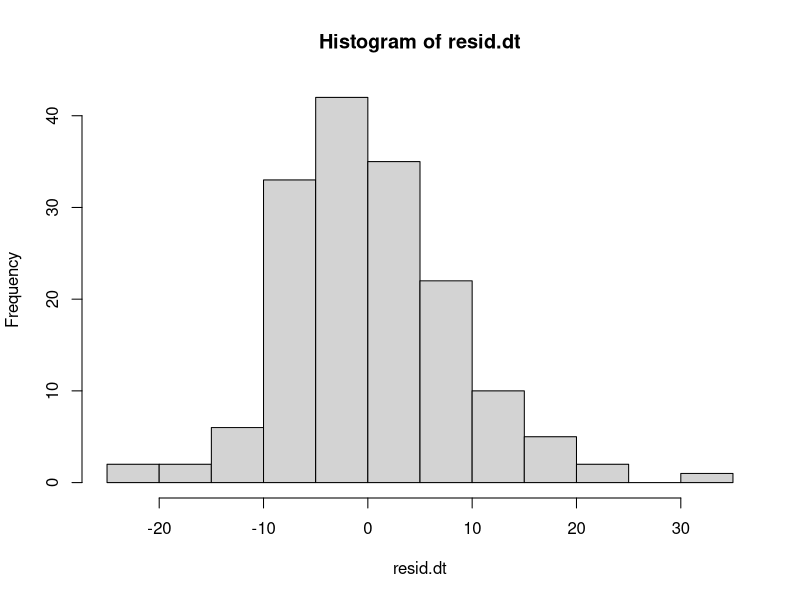
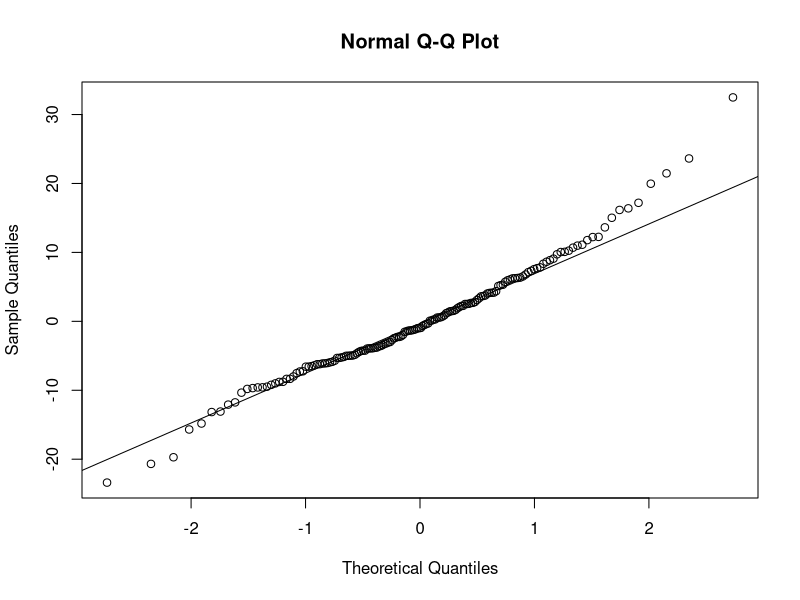
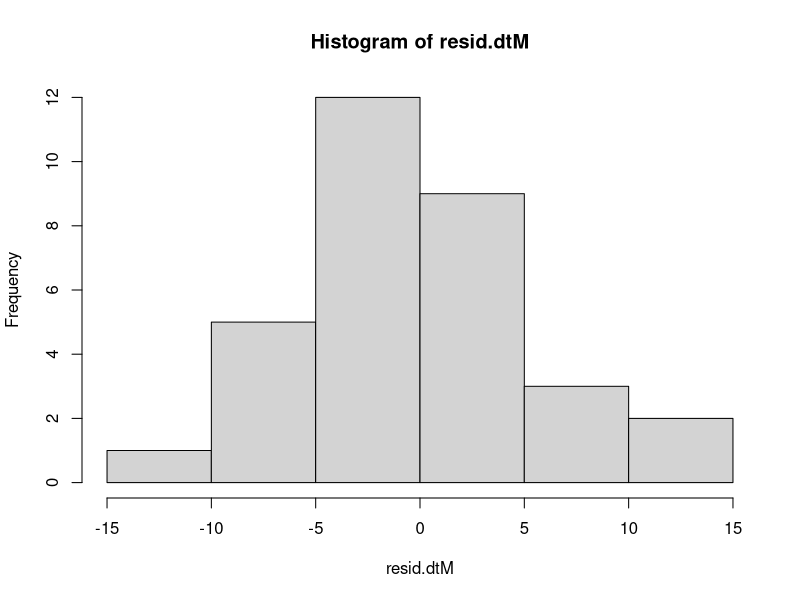
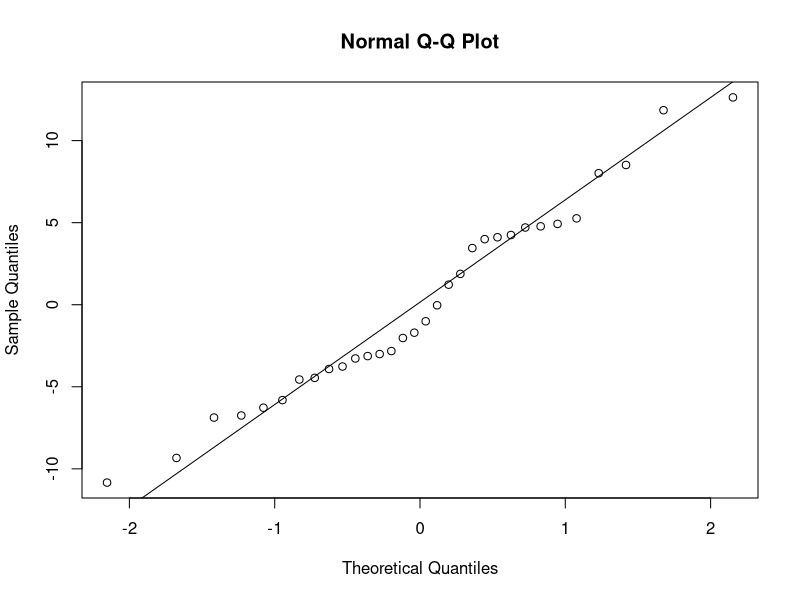
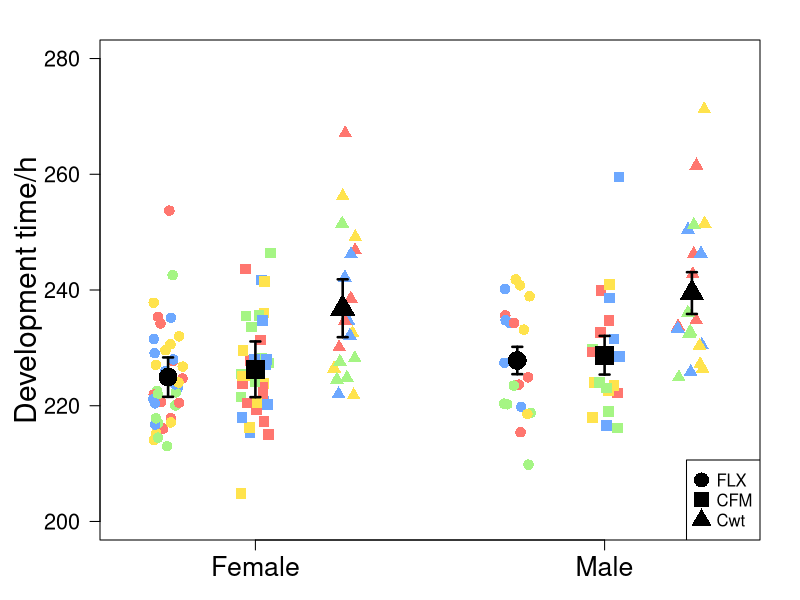
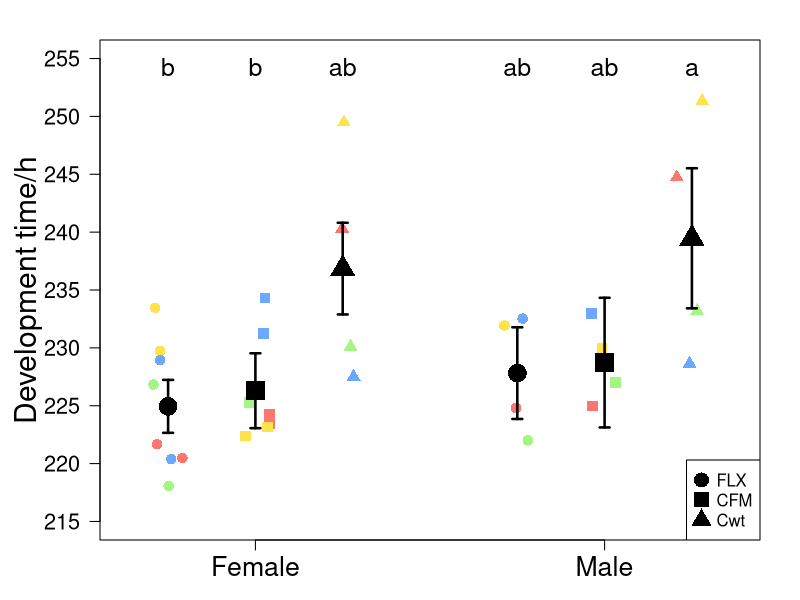

Write the R code that produced these figures, in order.
################################################################################################
################################# DEVELOPMENT TIME GENERATION 43 ###############################
################################################################################################

#Set working directory
setwd("~/Google Drev/Work/PhD/Drosophila/FLX/1.FLX/R/DevelopmentAssay")

#Set up environment
library(car)
library(emmeans)
library(Hmisc)
library(lme4)
library(lmerTest)

#Read in csv file with data
DT.data <- read.table(file = "DevelopmentTimeG43.csv", h = T, sep = ",")
DTM.data <- read.table(file = "DevelopmentTimeG43mean.csv", h = T, sep = ",")


##########################################  STATISTIC  #########################################


##############################
####THE MODEL FOR ALL DATA####
##############################


### FEMALE TYPE ###

### T-TEST ###
#First test if the types are significant different within FLX & CFM
FLXdt <- subset(DT.data, regime == "aFLX" & sex == "f")
CFMdt <- subset(DT.data, regime == "bCFM" & sex == "f")

#Do a t-test for FLX
t.test(FLXdt$dev_time ~ FLXdt$type)
#FLX 2X and 1X are not significant different: P = 0.6636

#Do a t-test for CFM
t.test(CFMdt$dev_time ~ CFMdt$type)
#CFM 2X and 1X are not significant different: P = 0.9617

##2X and 1X can be tested together


### LINEAT MODEL ###

#Linear mixed model testing if regime has a significant effect on development time
model.dt <- lmer(dev_time ~ regime * sex + (1|regime:rep_population), data = DT.data)
#ANOVA
anova(model.dt, test = "F")
#Regime is not significant, P = 0.06846
#Sex is not, P = 0.06844
#And the interaction is not, P = 0.99116 


#Homogeneity of variances
leveneTest(DT.data$dev_time ~ DT.data$regime * DT.data$sex)
#Not significant, assumption of homogeneity of variances is met


#Test the model by looking at the residuls
resid.dt <- residuals(model.dt)
hist(resid.dt)
shapiro.test(resid.dt)
qqnorm(resid.dt)
qqline(resid.dt)
#The residuls are more or less normally distrubuted, meaning that the model is valid 



###################################
####THE MODEL FOR THE MEAN DATA####
###################################


### FEMALE TYPE ###

### T-TEST ###
#First test if the types are significant different within FLX & CFM
FLXdtM <- subset(DTM.data, regime == "aFLX" & sex == "f")
CFMdtM <- subset(DTM.data, regime == "bCFM" & sex == "f")

#Do a t-test for FLX
t.test(FLXdtM$dev_time ~ FLXdtM$type)
#FLX 2X and 1X are not significant different: P = 0.7891

#Do a t-test for CFM
t.test(CFMdtM$dev_time ~ CFMdtM$type)
#CFM 2X and 1X are not significant different: P = 0.9689

##2X and 1X can be tested together


### LINEAT MODEL ###

#Linear mixed model testing if regime has a significant effect on development time
model.dtM <- lm(dev_time ~ regime * sex, data = DTM.data)
#ANOVA
anova(model.dtM, test = "F")
#Regime is significant, P = 0.0006584
#But sex is not, P = 0.2789451
#And the interaction is not, P = 0.9968467

#Homogeneity of variances
leveneTest(DTM.data$dev_time ~ DTM.data$regime * DTM.data$sex)
#Significant, assumption of homogeneity of variances is not met


#Test the model by looking at the residuls
resid.dtM <- residuals(model.dtM)
hist(resid.dtM)
shapiro.test(resid.dtM)
qqnorm(resid.dtM)
qqline(resid.dtM)
#The residuls are more or less normally distrubuted, meaning that the model is valid 


#Use emmeans to test if any of regimes are significant different from each other
emmeans(model.dtM, pairwise ~ regime * sex)
#FLX and CFM females are significant from Cwt males


#########################################  PLOT DATA  #########################################


#Colours
RP1 <- "#ff766f"
RP2 <- "#ffe34d"
RP3 <- "#6da8ff"
RP4 <- "#a5f584"


### PLOT ALL DATA ###

#Add fitted values
DT.data$fitted <- fitted(model.dt)

#Caluclate mean
DT.M <- aggregate(fitted ~ regime + sex, mean, data = DT.data)
#SE
DT.SE <- (summary(model.dt)$coefficients[,2])


## The plot
pdf("DevelopmentTimeG43.pdf", 7, 7)
par(mar = c(3, 5, 2, 2))
#First make the plot
plot(NULL, xlim = c(0.2, 3), xlab = "", xaxt = "n", ylim = c(200, 280), ylab = "Development time/h",
     cex.lab = 1.8, cex.axis = 1.3, las = 1)
#Add points
points(jitter(rep(0.4, 40), -0.07, 0.07), DT.data$dev_time[DT.data$regimesex == "aFLXf"],
       pch = 16, cex = 1.4, col = c(RP1, RP2, RP3, RP4))
points(jitter(rep(0.8, 40), -0.07, 0.07), DT.data$dev_time[DT.data$regimesex == "bCFMf"],
       pch = 15, cex = 1.4, col = c(RP1, RP2, RP3, RP4))
points(jitter(rep(1.2, 20), -0.07, 0.07), DT.data$dev_time[DT.data$regimesex == "cCwtf"],
       pch = 17, cex = 1.4, col = c(RP1, RP2, RP3, RP4))
points(jitter(rep(2, 20), -0.07, 0.07), DT.data$dev_time[DT.data$regimesex == "dFLXm"],
       pch = 16, cex = 1.4, col = c(RP1, RP2, RP3, RP4))
points(jitter(rep(2.4, 20), -0.07, 0.07), DT.data$dev_time[DT.data$regimesex == "eCFMm"],
       pch = 15, cex = 1.4, col = c(RP1, RP2, RP3, RP4))
points(jitter(rep(2.8, 20), -0.07, 0.07), DT.data$dev_time[DT.data$regimesex == "fCwtm"],
       pch = 17, cex = 1.4, col = c(RP1, RP2, RP3, RP4))
#Add errorbars
xDT <- c(0.4, 0.8, 1.2, 2, 2.4, 2.8)
errbar(xDT, DT.M$fitted, DT.M$fitted + DT.SE, DT.M$fitted - DT.SE,
       pch = c(16, 15, 17), cex = 2.5, lwd = 2.5, add = T)
#Add axis
axis(1, at = c(0.8, 2.4), cex.axis = 1.6, labels = c("Female", "Male"))
#Add legend
legend("bottomright", c("FLX", "CFM", "Cwt"), pch = c(16, 15, 17), pt.cex = 2)
dev.off()



### PLOT MEAN ###

#Add fitted values
DTM.data$fitted <- fitted(model.dtM)

#Caluclate mean
DTM.M <- aggregate(fitted ~ regime + sex, mean, data = DTM.data)
#SE
DTM.SE <- (summary(model.dtM)$coefficients[,2])


## The plot

pdf("DevelopmentTimeG43mean.pdf", 7, 7)
par(mar = c(3, 5, 2, 2))
#First make the plot
plot(NULL, xlim = c(0.2, 3), xlab = "", xaxt = "n", ylim = c(215, 255), ylab = "Development time/h", yaxt = "n",
     cex.lab = 1.8, las = 1)
#Add points
points(jitter(rep(0.4, 8), -0.07, 0.07), DTM.data$dev_time[DTM.data$regimesex == "aFLXf"],
       pch = 16, cex = 1.4, col = c(RP1, RP2, RP3, RP4))
points(jitter(rep(0.8, 8), -0.07, 0.07), DTM.data$dev_time[DTM.data$regimesex == "bCFMf"],
       pch = 15, cex = 1.4, col = c(RP1, RP2, RP3, RP4))
points(jitter(rep(1.2, 4), -0.07, 0.07), DTM.data$dev_time[DTM.data$regimesex == "cCwtf"],
       pch = 17, cex = 1.4, col = c(RP1, RP2, RP3, RP4))
points(jitter(rep(2, 4), -0.07, 0.07), DTM.data$dev_time[DTM.data$regimesex == "dFLXm"],
       pch = 16, cex = 1.4, col = c(RP1, RP2, RP3, RP4))
points(jitter(rep(2.4, 4), -0.07, 0.07), DTM.data$dev_time[DTM.data$regimesex == "eCFMm"],
       pch = 15, cex = 1.4, col = c(RP1, RP2, RP3, RP4))
points(jitter(rep(2.8, 4), -0.07, 0.07), DTM.data$dev_time[DTM.data$regimesex == "fCwtm"],
       pch = 17, cex = 1.4, col = c(RP1, RP2, RP3, RP4))
#Add errorbar
xDTM <- c(0.4, 0.8, 1.2, 2, 2.4, 2.8)
errbar(xDTM, DTM.M$fitted, DTM.M$fitted + DTM.SE, DTM.M$fitted - DTM.SE, 
       pch = c(16, 15, 17), cex = 2.5, lwd = 2.5, add = T)
#Add axis
axis(1, at = c(0.8, 2.4), cex.axis = 1.6, labels = c("Female", "Male"))
axis(2, at = seq(215, 255,  by = 5), cex.axis = 1.3, las = 1)
#Add legend
legend("bottomright", c("FLX", "CFM", "Cwt"), pch = c(16, 15, 17), pt.cex = 2)
#Mark significant between the treatments with letters
mtext("b", side = 3, line = -2, at = 0.4, cex = 1.5)
mtext("b", side = 3, line = -2, at = 0.8, cex = 1.5)
mtext("ab", side = 3, line = -2, at = 1.2, cex = 1.5)
mtext("ab", side = 3, line = -2, at = 2, cex = 1.5)
mtext("ab", side = 3, line = -2, at = 2.4, cex = 1.5)
mtext("a", side = 3, line = -2, at = 2.8, cex = 1.5)
dev.off()
